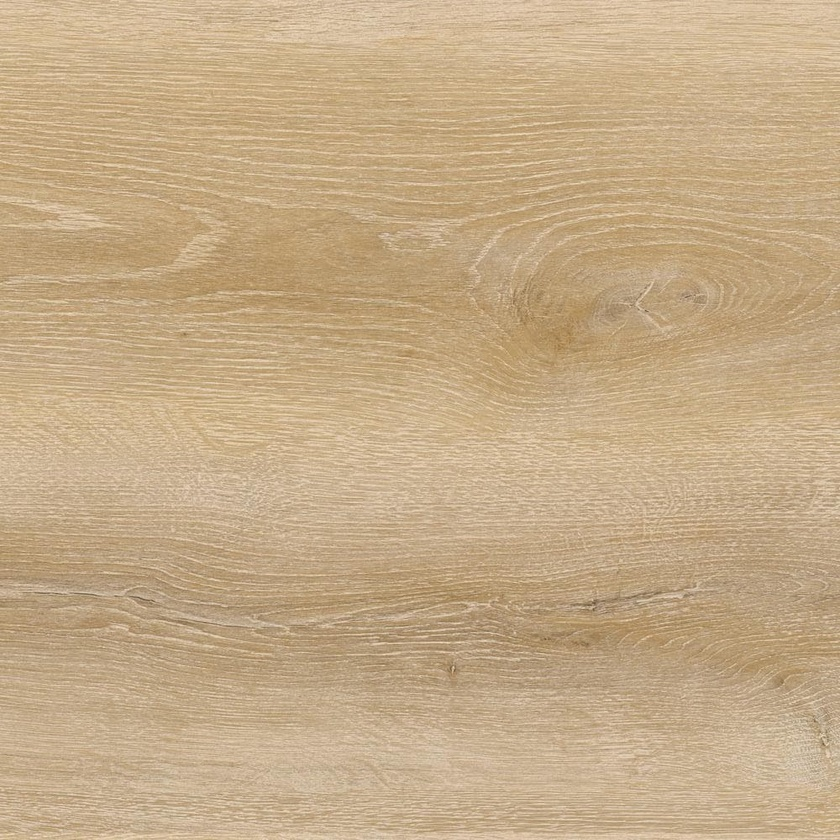
#> input picture dataset/Maple.jpg, 840 x 840 px, shrunk from 1000 x 1000 before the run
$ python value.py ../../../dataset/Maple.jpg
#> lines starting #> are read from the running program, lines starting #| are printed output that depends on the picture; after the words box and inside, x2 and y2 are one past the last pixel; in counts of white or black regions, pixels touching at a corner belong together
#! /usr/bin/env python3

import cv2
import numpy as np
import sys


def callback(x):
    print(x)


assert len(sys.argv) == 2

img = cv2.imread(sys.argv[1], 0)  # read image as grayscale
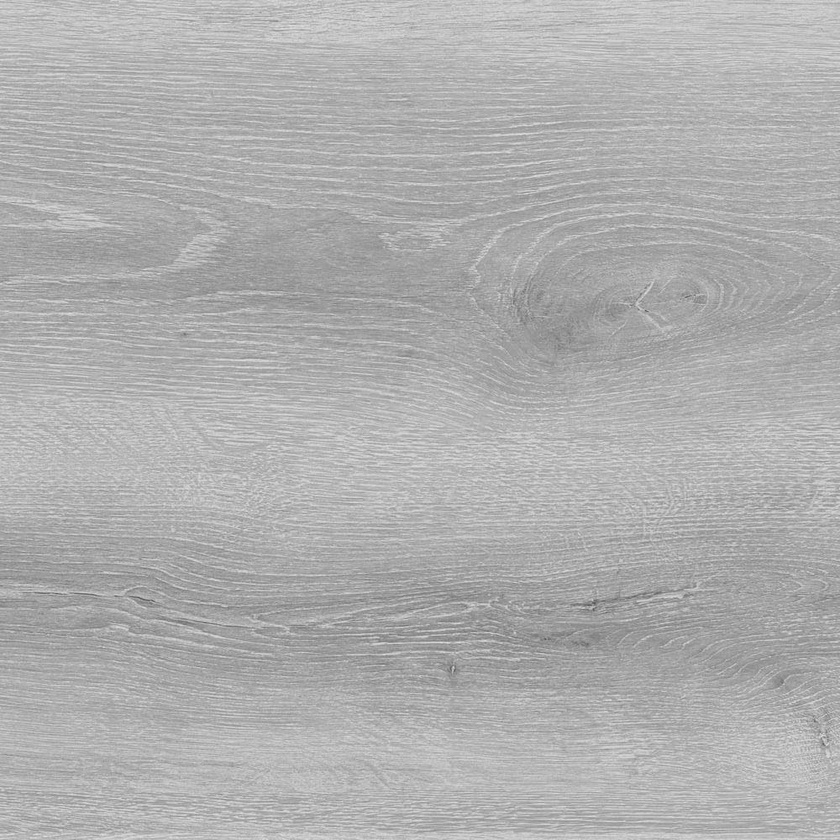
#> img: shape (840, 840); min 83, max 228, mean 174.6

test_threshold = cv2.adaptiveThreshold(
    img, 255, cv2.ADAPTIVE_THRESH_GAUSSIAN_C, cv2.THRESH_BINARY, 11, 2
)
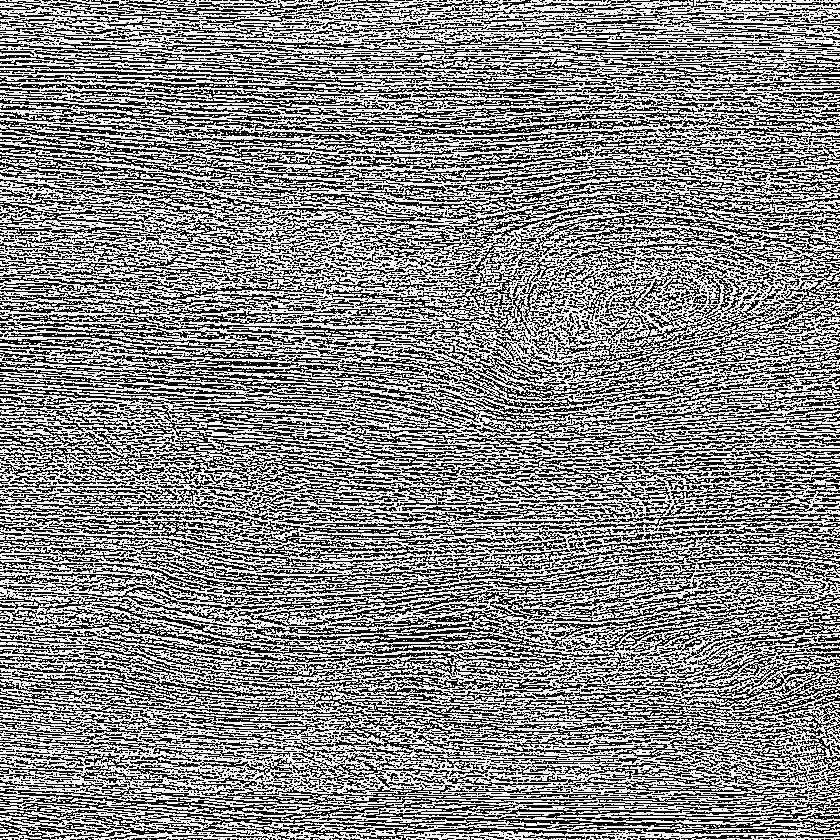
#> test_threshold: shape (840, 840); 53.6% white; black in thin lines or dots
test_img = cv2.blur(test_threshold, (4, 4))
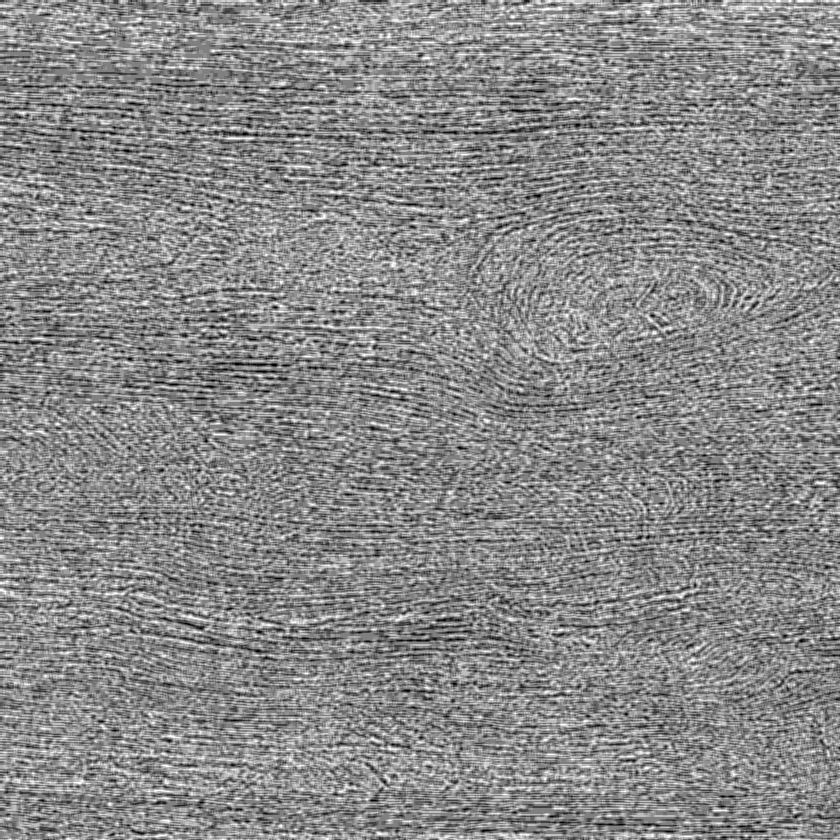
#> test_img: shape (840, 840); min 0, max 255, mean 136.8
test_img = cv2.Canny(test_img, 0, 0)
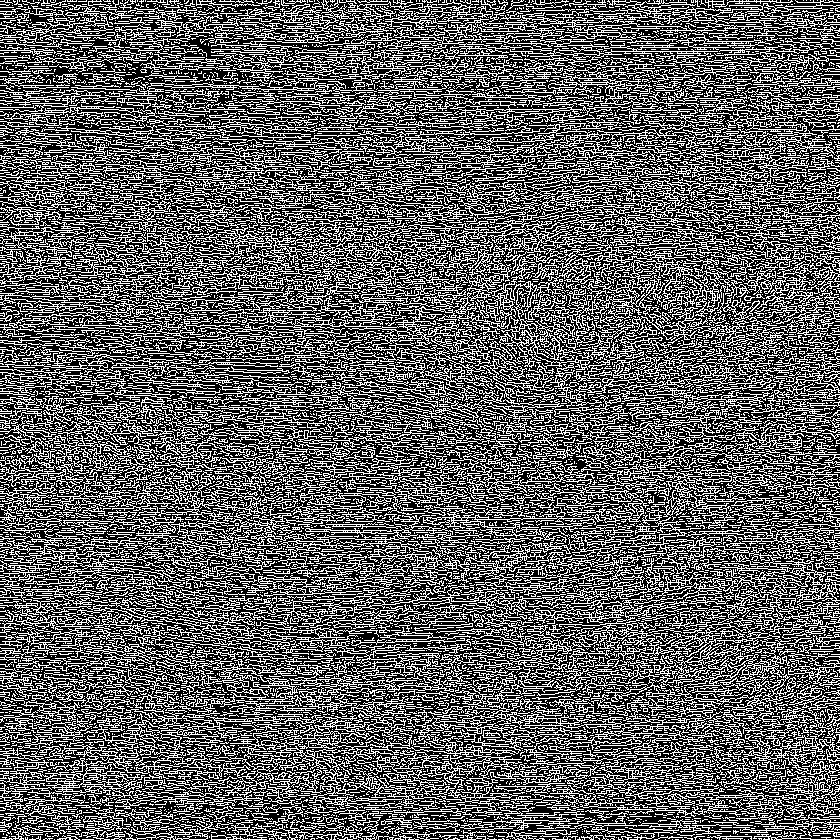
#> test_img: shape (840, 840); 37% white in thin lines or dots
test_img = cv2.dilate(test_img, None, iterations=1)
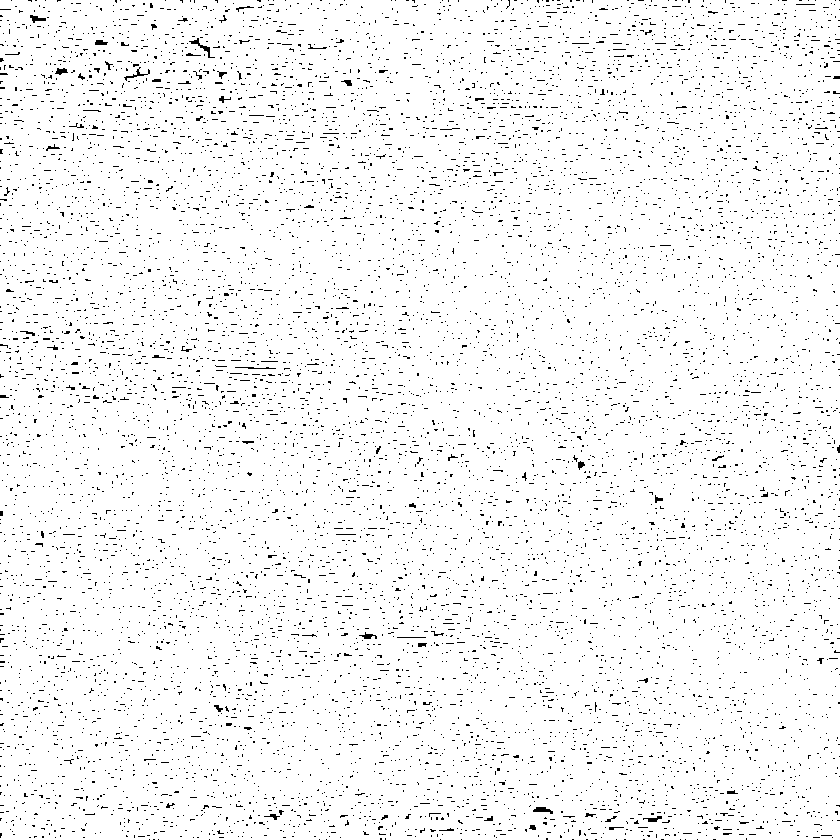
#> test_img: shape (840, 840); 96.3% white; black in thin lines or dots
test_img = cv2.erode(test_img, None, iterations=1)
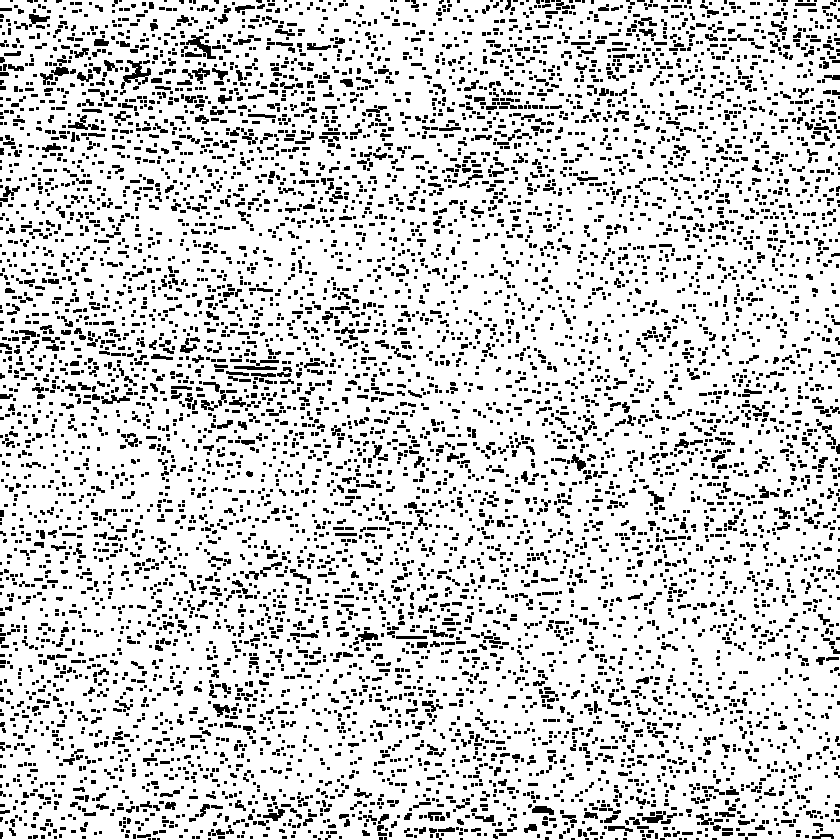
#> test_img: shape (840, 840); 81.9% white; 8028 black regions (6381 under 20 px), largest, box (x1, y1, x2, y2) and area: (121, 60, 151, 89) 314, (186, 33, 216, 59) 258, (68, 115, 99, 130) 173

cv2.namedWindow("image")  # make a window with name 'image'
cv2.createTrackbar(
    "L", "image", 0, 255, callback
)  # lower threshold trackbar for window 'image
cv2.createTrackbar(
    "U", "image", 0, 255, callback
)  # upper threshold trackbar for window 'image

cv2.setTrackbarPos("L", "image", 11)
cv2.setTrackbarPos("U", "image", 2)

while 1:
    numpy_horizontal_concat = np.concatenate(
        (img, test_threshold, test_img), axis=1
    )  # to display image side by side
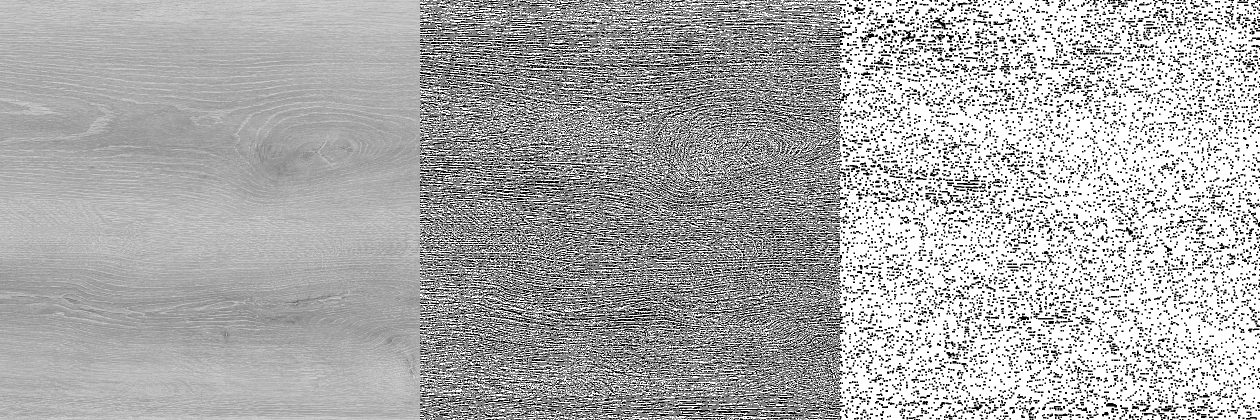
#> numpy_horizontal_concat: shape (840, 2520) (shown at 1/2 size); min 0, max 255, mean 173.4
    cv2.imshow("image", numpy_horizontal_concat)
    k = cv2.waitKey(1) & 0xFF
#> (key Esc is pressed here)
    if k == 27:  # escape key
        break
    l = cv2.getTrackbarPos("L", "image")
    u = cv2.getTrackbarPos("U", "image")

    if l > 1 and l % 2 == 1:
        print("here")
        test_threshold = cv2.adaptiveThreshold(
            img, 255, cv2.ADAPTIVE_THRESH_GAUSSIAN_C, cv2.THRESH_BINARY, l, u
        )
        test_img = cv2.blur(test_threshold, (4, 4))
        test_img = cv2.Canny(test_img, 0, 0)
        test_img = cv2.dilate(test_img, None, iterations=1)
        test_img = cv2.erode(test_img, None, iterations=1)

cv2.destroyAllWindows()
